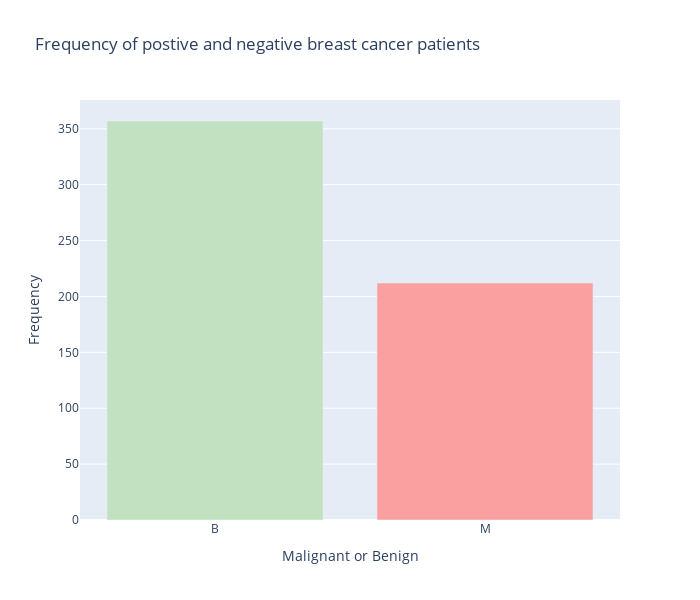

Source (notebook cell):
### Code cell
colors = ["#C1E1C1", "#FAA0A0"]

fig = go.Figure(data=[go.Bar(
    x=df["y"].value_counts().index,
    y=df["y"].value_counts(),
    marker_color=colors,
)])

fig.update_layout(showlegend=False, title="Frequency of postive and negative breast cancer patients",
                  xaxis_title="Malignant or Benign", yaxis_title="Frequency",
                  width=700, height=600)
fig.show()

### Figure 1 — Plotly figure (JSON) as saved in the notebook; plotly's stock layout.template omitted (floating-point values rounded to 4 significant figures)
{"data": [{"marker": {"color": ["#C1E1C1", "#FAA0A0"]}, "x": ["B", "M"], "y": [357, 212], "type": "bar"}], "layout": {"showlegend": false, "title": {"text": "Frequency of postive and negative breast cancer patients"}, "xaxis": {"title": {"text": "Malignant or Benign"}}, "yaxis": {"title": {"text": "Frequency"}}, "width": 700, "height": 600}}
